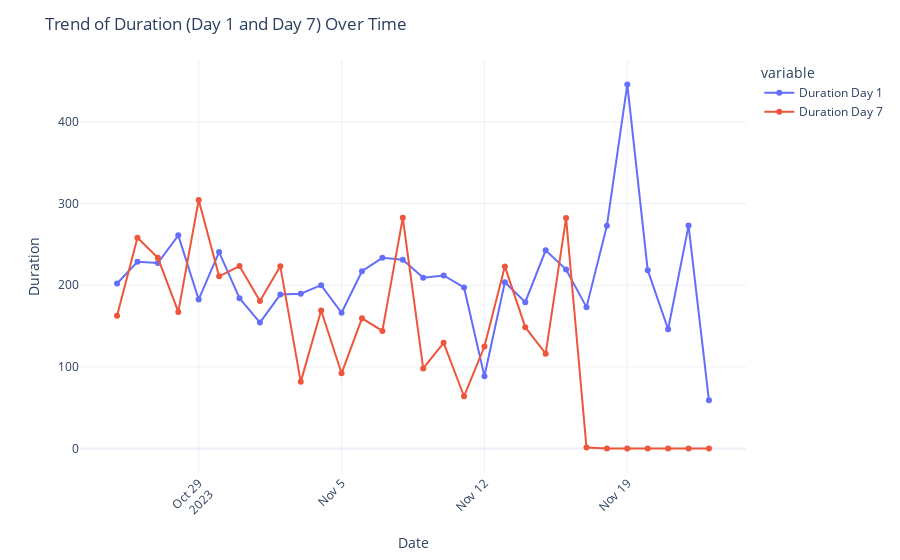

The notebook cell this image was saved under:
### Code cell
# Now, let’s have a look at the trend of duration over time:

fig = px.line(data_frame=data, x='Date', y=['Duration Day 1', 'Duration Day 7'], markers=True, labels={'value': 'Duration'})

fig.update_layout(title='Trend of Duration (Day 1 and Day 7) Over Time', xaxis_title='Date', yaxis_title='Duration', xaxis=dict(tickangle=-45))

fig.show()

### Figure 1 — Plotly figure (JSON) as saved in the notebook; plotly's stock layout.template omitted (floating-point values rounded to 4 significant figures)
{"data": [{"hovertemplate": "variable=Duration Day 1<br>Date=%{x}<br>Duration=%{y}<extra></extra>", "legendgroup": "Duration Day 1", "line": {"color": "#636efa", "dash": "solid"}, "marker": {"symbol": "circle"}, "mode": "lines+markers", "name": "Duration Day 1", "orientation": "v", "showlegend": true, "type": "scatter", "x": ["2023-10-25T00:00:00", "2023-10-26T00:00:00", "2023-10-27T00:00:00", "2023-10-28T00:00:00", "2023-10-29T00:00:00", "2023-10-30T00:00:00", "2023-10-31T00:00:00", "2023-11-01T00:00:00", "2023-11-02T00:00:00", "2023-11-03T00:00:00", "2023-11-04T00:00:00", "2023-11-05T00:00:00", "2023-11-06T00:00:00", "2023-11-07T00:00:00", "2023-11-08T00:00:00", "2023-11-09T00:00:00", "2023-11-10T00:00:00", "2023-11-11T00:00:00", "2023-11-12T00:00:00", "2023-11-13T00:00:00", "2023-11-14T00:00:00", "2023-11-15T00:00:00", "2023-11-16T00:00:00", "2023-11-17T00:00:00", "2023-11-18T00:00:00", "2023-11-19T00:00:00", "2023-11-20T00:00:00", "2023-11-21T00:00:00", "2023-11-22T00:00:00", "2023-11-23T00:00:00"], "xaxis": "x", "y": [202.2, 228.6, 227.2, 261.1, 182.6, 240.5, 184.2, 154.3, 188.5, 189.7, 200.0, 166.3, 217.1, 233.6, 231.4, 209.1, 211.9, 197.3, 88.64, 203.6, 179.3, 242.8, 219.2, 173.2, 272.9, 445.9, 218.4, 146.2, 273.0, 59.05], "yaxis": "y"}, {"hovertemplate": "variable=Duration Day 7<br>Date=%{x}<br>Duration=%{y}<extra></extra>", "legendgroup": "Duration Day 7", "line": {"color": "#EF553B", "dash": "solid"}, "marker": {"symbol": "circle"}, "mode": "lines+markers", "name": "Duration Day 7", "orientation": "v", "showlegend": true, "type": "scatter", "x": ["2023-10-25T00:00:00", "2023-10-26T00:00:00", "2023-10-27T00:00:00", "2023-10-28T00:00:00", "2023-10-29T00:00:00", "2023-10-30T00:00:00", "2023-10-31T00:00:00", "2023-11-01T00:00:00", "2023-11-02T00:00:00", "2023-11-03T00:00:00", "2023-11-04T00:00:00", "2023-11-05T00:00:00", "2023-11-06T00:00:00", "2023-11-07T00:00:00", "2023-11-08T00:00:00", "2023-11-09T00:00:00", "2023-11-10T00:00:00", "2023-11-11T00:00:00", "2023-11-12T00:00:00", "2023-11-13T00:00:00", "2023-11-14T00:00:00", "2023-11-15T00:00:00", "2023-11-16T00:00:00", "2023-11-17T00:00:00", "2023-11-18T00:00:00", "2023-11-19T00:00:00", "2023-11-20T00:00:00", "2023-11-21T00:00:00", "2023-11-22T00:00:00", "2023-11-23T00:00:00"], "xaxis": "x", "y": [162.5, 258.1, 233.6, 167.4, 304.4, 210.9, 223.5, 180.7, 223.1, 81.71, 169, 92.2, 159.5, 144.1, 282.5, 98.1, 129.5, 64.08, 124.9, 223.1, 148.7, 116.2, 282.2, 1.25, 0, 0, 0, 0, 0, 0], "yaxis": "y"}], "layout": {"legend": {"title": {"text": "variable"}, "tracegroupgap": 0}, "margin": {"t": 60}, "title": {"text": "Trend of Duration (Day 1 and Day 7) Over Time"}, "xaxis": {"anchor": "y", "domain": [0, 1], "tickangle": -45, "title": {"text": "Date"}}, "yaxis": {"anchor": "x", "domain": [0, 1], "title": {"text": "Duration"}}}}
